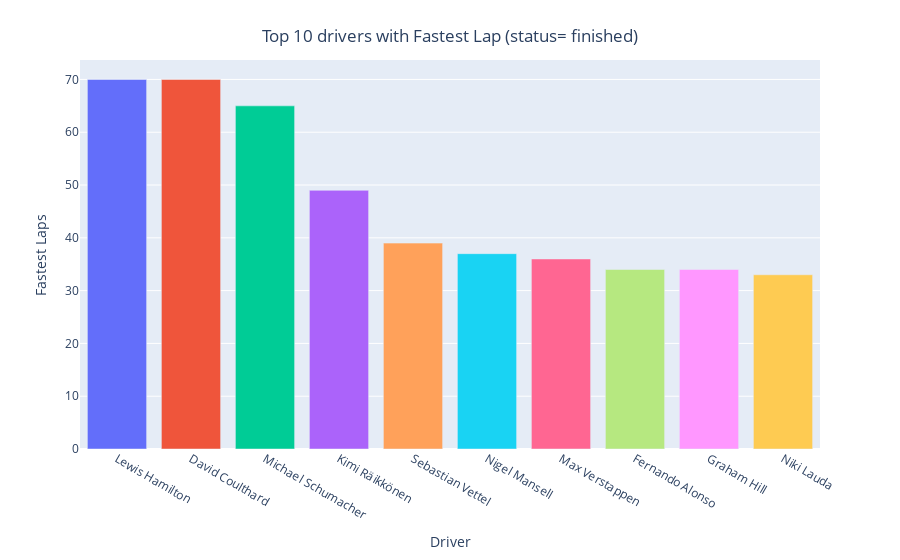

The code cell stored with this chart in its notebook:
### Code cell
#plot
g = px.bar(data_frame= Fastest_lap.head(10), x= 'Name', y= 'Number_of_fastestLap', color= 'Name', hover_name = "Name")
g.update_layout(
    xaxis_title = 'Driver',
    yaxis_title = 'Fastest Laps',
    title = {'text':'Top 10 drivers with Fastest Lap (status= finished)', 'x':0.5, 'yanchor':'top', 'xanchor':'center' },
    showlegend = False
)
g.update_traces(
    hovertemplate = "<b>Name: %{x}</b><br>"+
                     "<b>Fastest Laps: %{y}</b><br>"
)
g.show()

### Figure 1 — Plotly figure (JSON) as saved in the notebook; plotly's stock layout.template omitted (floating-point values rounded to 4 significant figures)
{"data": [{"alignmentgroup": "True", "hovertemplate": "<b>Name: %{x}</b><br><b>Fastest Laps: %{y}</b><br>", "hovertext": ["Lewis Hamilton"], "legendgroup": "Lewis Hamilton", "marker": {"color": "#636efa", "pattern": {"shape": ""}}, "name": "Lewis Hamilton", "offsetgroup": "Lewis Hamilton", "orientation": "v", "showlegend": true, "textposition": "auto", "type": "bar", "x": ["Lewis Hamilton"], "xaxis": "x", "y": [70], "yaxis": "y"}, {"alignmentgroup": "True", "hovertemplate": "<b>Name: %{x}</b><br><b>Fastest Laps: %{y}</b><br>", "hovertext": ["David Coulthard"], "legendgroup": "David Coulthard", "marker": {"color": "#EF553B", "pattern": {"shape": ""}}, "name": "David Coulthard", "offsetgroup": "David Coulthard", "orientation": "v", "showlegend": true, "textposition": "auto", "type": "bar", "x": ["David Coulthard"], "xaxis": "x", "y": [70], "yaxis": "y"}, {"alignmentgroup": "True", "hovertemplate": "<b>Name: %{x}</b><br><b>Fastest Laps: %{y}</b><br>", "hovertext": ["Michael Schumacher"], "legendgroup": "Michael Schumacher", "marker": {"color": "#00cc96", "pattern": {"shape": ""}}, "name": "Michael Schumacher", "offsetgroup": "Michael Schumacher", "orientation": "v", "showlegend": true, "textposition": "auto", "type": "bar", "x": ["Michael Schumacher"], "xaxis": "x", "y": [65], "yaxis": "y"}, {"alignmentgroup": "True", "hovertemplate": "<b>Name: %{x}</b><br><b>Fastest Laps: %{y}</b><br>", "hovertext": ["Kimi Räikkönen"], "legendgroup": "Kimi Räikkönen", "marker": {"color": "#ab63fa", "pattern": {"shape": ""}}, "name": "Kimi Räikkönen", "offsetgroup": "Kimi Räikkönen", "orientation": "v", "showlegend": true, "textposition": "auto", "type": "bar", "x": ["Kimi Räikkönen"], "xaxis": "x", "y": [49], "yaxis": "y"}, {"alignmentgroup": "True", "hovertemplate": "<b>Name: %{x}</b><br><b>Fastest Laps: %{y}</b><br>", "hovertext": ["Sebastian Vettel"], "legendgroup": "Sebastian Vettel", "marker": {"color": "#FFA15A", "pattern": {"shape": ""}}, "name": "Sebastian Vettel", "offsetgroup": "Sebastian Vettel", "orientation": "v", "showlegend": true, "textposition": "auto", "type": "bar", "x": ["Sebastian Vettel"], "xaxis": "x", "y": [39], "yaxis": "y"}, {"alignmentgroup": "True", "hovertemplate": "<b>Name: %{x}</b><br><b>Fastest Laps: %{y}</b><br>", "hovertext": ["Nigel Mansell"], "legendgroup": "Nigel Mansell", "marker": {"color": "#19d3f3", "pattern": {"shape": ""}}, "name": "Nigel Mansell", "offsetgroup": "Nigel Mansell", "orientation": "v", "showlegend": true, "textposition": "auto", "type": "bar", "x": ["Nigel Mansell"], "xaxis": "x", "y": [37], "yaxis": "y"}, {"alignmentgroup": "True", "hovertemplate": "<b>Name: %{x}</b><br><b>Fastest Laps: %{y}</b><br>", "hovertext": ["Max Verstappen"], "legendgroup": "Max Verstappen", "marker": {"color": "#FF6692", "pattern": {"shape": ""}}, "name": "Max Verstappen", "offsetgroup": "Max Verstappen", "orientation": "v", "showlegend": true, "textposition": "auto", "type": "bar", "x": ["Max Verstappen"], "xaxis": "x", "y": [36], "yaxis": "y"}, {"alignmentgroup": "True", "hovertemplate": "<b>Name: %{x}</b><br><b>Fastest Laps: %{y}</b><br>", "hovertext": ["Fernando Alonso"], "legendgroup": "Fernando Alonso", "marker": {"color": "#B6E880", "pattern": {"shape": ""}}, "name": "Fernando Alonso", "offsetgroup": "Fernando Alonso", "orientation": "v", "showlegend": true, "textposition": "auto", "type": "bar", "x": ["Fernando Alonso"], "xaxis": "x", "y": [34], "yaxis": "y"}, {"alignmentgroup": "True", "hovertemplate": "<b>Name: %{x}</b><br><b>Fastest Laps: %{y}</b><br>", "hovertext": ["Graham Hill"], "legendgroup": "Graham Hill", "marker": {"color": "#FF97FF", "pattern": {"shape": ""}}, "name": "Graham Hill", "offsetgroup": "Graham Hill", "orientation": "v", "showlegend": true, "textposition": "auto", "type": "bar", "x": ["Graham Hill"], "xaxis": "x", "y": [34], "yaxis": "y"}, {"alignmentgroup": "True", "hovertemplate": "<b>Name: %{x}</b><br><b>Fastest Laps: %{y}</b><br>", "hovertext": ["Niki Lauda"], "legendgroup": "Niki Lauda", "marker": {"color": "#FECB52", "pattern": {"shape": ""}}, "name": "Niki Lauda", "offsetgroup": "Niki Lauda", "orientation": "v", "showlegend": true, "textposition": "auto", "type": "bar", "x": ["Niki Lauda"], "xaxis": "x", "y": [33], "yaxis": "y"}], "layout": {"barmode": "relative", "legend": {"title": {"text": "Name"}, "tracegroupgap": 0}, "margin": {"t": 60}, "showlegend": false, "title": {"text": "Top 10 drivers with Fastest Lap (status= finished)", "x": 0.5, "xanchor": "center", "yanchor": "top"}, "xaxis": {"anchor": "y", "categoryarray": ["Lewis Hamilton", "David Coulthard", "Michael Schumacher", "Kimi Räikkönen", "Sebastian Vettel", "Nigel Mansell", "Max Verstappen", "Fernando Alonso", "Graham Hill", "Niki Lauda"], "categoryorder": "array", "domain": [0, 1], "title": {"text": "Driver"}}, "yaxis": {"anchor": "x", "domain": [0, 1], "title": {"text": "Fastest Laps"}}}}
